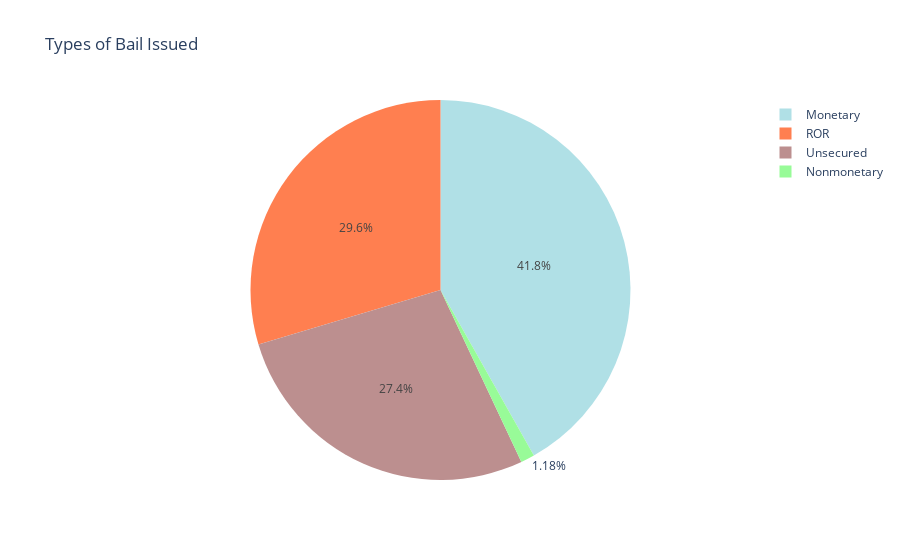

This figure's notebook cell:
### Code cell
type_size = []
types = []
amount_monetary = []
amount_ror = []
amount_unsec = []
amount_nonmon = []
bail_type_count = Counter(bail_type)
for bail_tup in bail_type_count.most_common():
    if bail_tup[0] != 'Nominal' and type(bail_tup[0]) != float:
        types.append(bail_tup[0])
        type_size.append(bail_tup[1])
        
def calculateAge(birthDate): 
    days_in_year = 365.2425    
    age = int((datetime.date.today() - birthDate).days / days_in_year)
    if age < 0:
        age = age + 100
    return age  
i = 0
for bail in bail_amt:
    if bail_type[i] == 'Monetary':
        amount_monetary.append(bail)
    if bail_type[i] == 'ROR':
        amount_ror.append(bail)
    if bail_type[i] == "Unsecured":
        amount_unsec.append(bail)
    if bail_type[i] == 'Nonmonetary':
        amount_nonmon.append(bail)
    i += 1
amount_avgs = [statistics.mean(amount_monetary),statistics.mean(amount_ror),statistics.mean(amount_unsec),statistics.mean(amount_nonmon)]
avgs = np.round(amount_avgs, 2)
colors = ['powderblue', 'coral', 'rosybrown', 'palegreen']
df_1 = pd.DataFrame({'Type_Size':type_size, 'Types of Bail': types, "Average Amount Issued": avgs})
fig1 = px.pie(df_1, values="Type_Size", names="Types of Bail", color_discrete_sequence = colors,title='Types of Bail Issued', hover_data = ["Average Amount Issued"])
fig1.show()

### Figure 1 — Plotly figure (JSON) as saved in the notebook; plotly's stock layout.template omitted (floating-point values rounded to 4 significant figures)
{"data": [{"customdata": [[99400.0], [1.93], [34990.0], [0]], "domain": {"x": [0, 1], "y": [0, 1]}, "hovertemplate": "Types of Bail=%{label}<br>Type_Size=%{value}<br>Average Amount Issued=%{customdata[0]}<extra></extra>", "labels": ["Monetary", "ROR", "Unsecured", "Nonmonetary"], "legendgroup": "", "name": "", "showlegend": true, "type": "pie", "values": [5534, 3920, 3622, 156]}], "layout": {"legend": {"tracegroupgap": 0}, "piecolorway": ["powderblue", "coral", "rosybrown", "palegreen"], "title": {"text": "Types of Bail Issued"}}}
